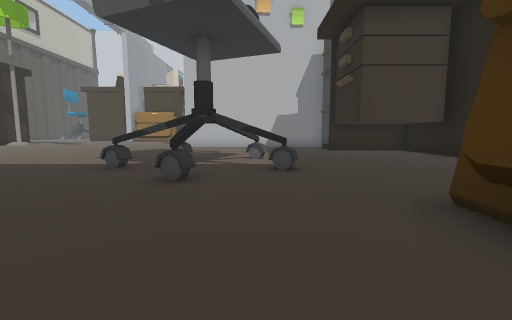
[1] (above)

24 first-person views from a walk through a scene from a Unity 3-D project. The camera is 1.4 m above the floor, tilts 6° down and sees 90° across. The floor is counted in squares, 2 m on a side. Each view is taken from the middle of a square. On the plan, view 1 faces up. The plan holds only what a view shows up to about 9 squares ahead; the rest is blank. The place goes on beyond the plan. The player is left out.

[2]
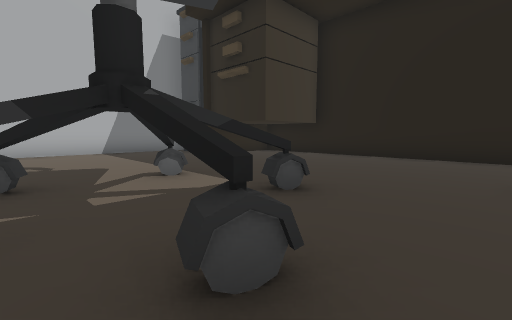

[3]
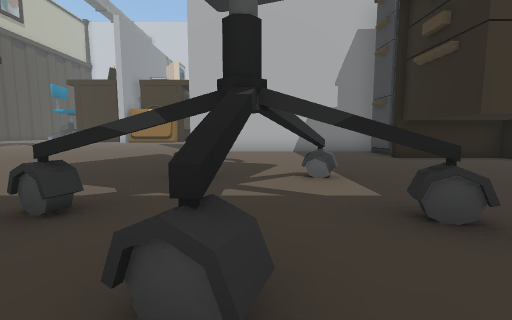

[4]
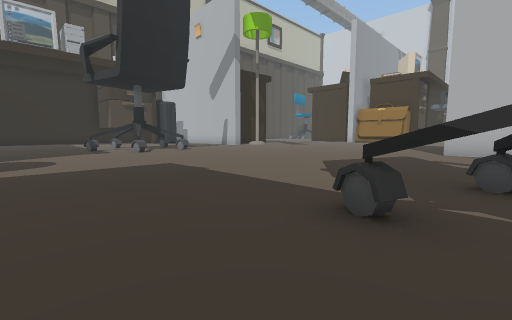

[5]
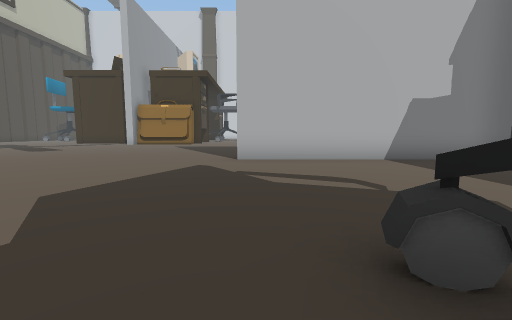

[6]
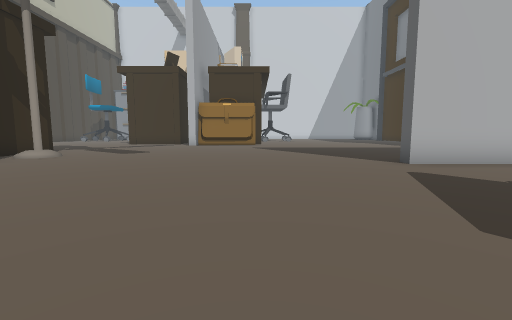

[7]
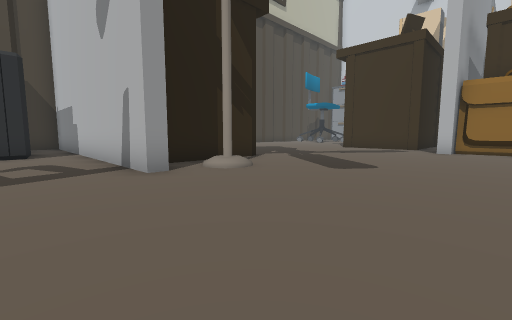

[8]
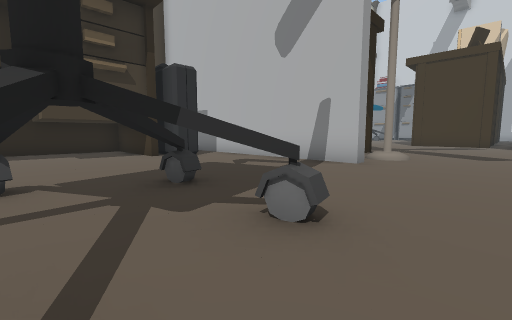

[9]
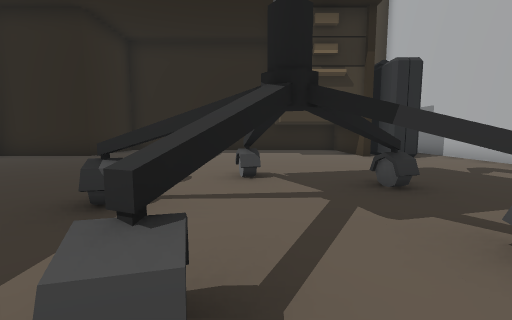

[10]
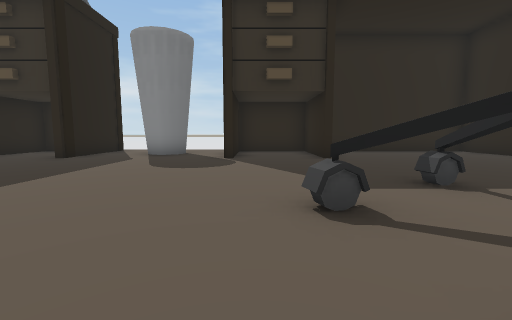

[11]
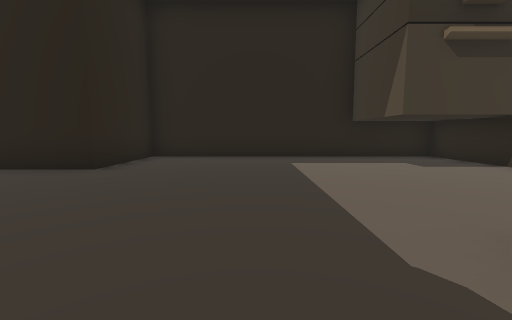

[12]
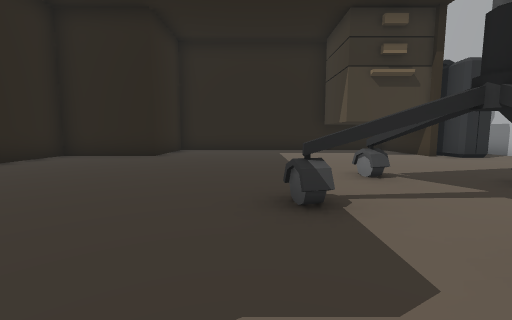

[13]
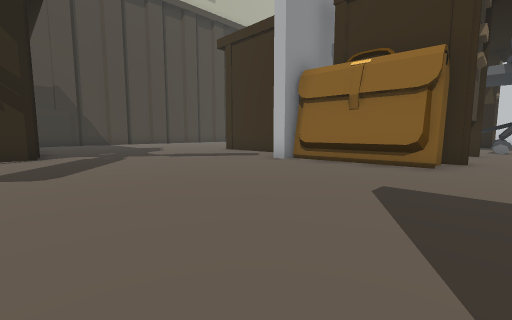

[14]
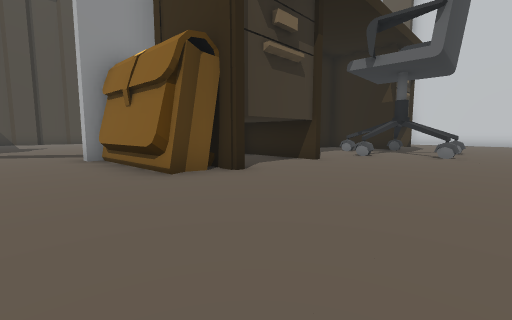

[15]
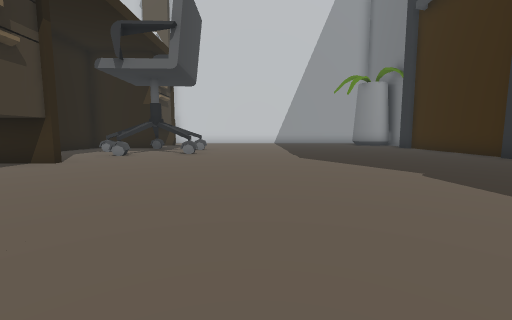

[16]
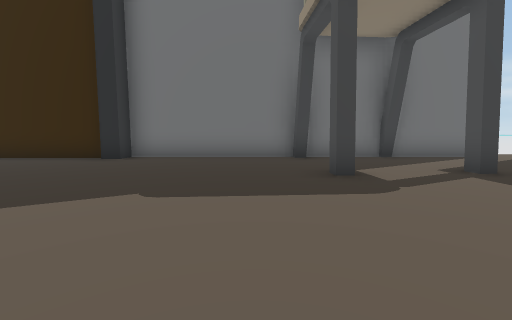

[17]
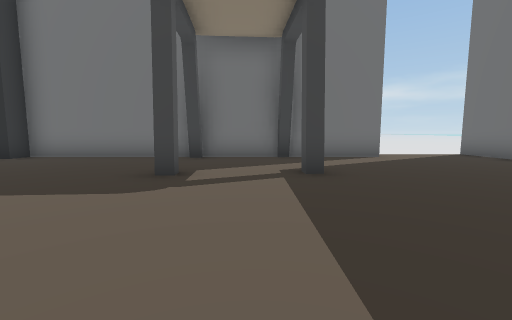

[18]
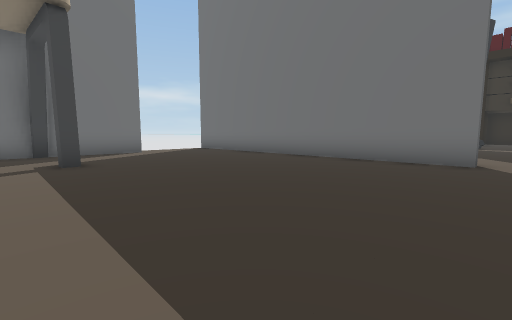

[19]
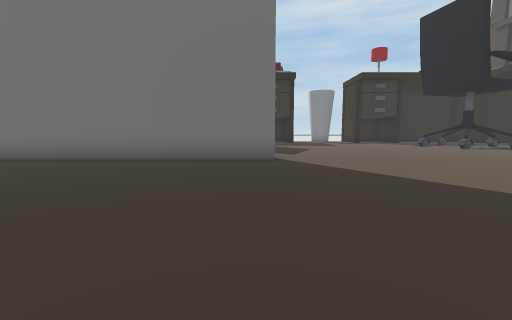

[20]
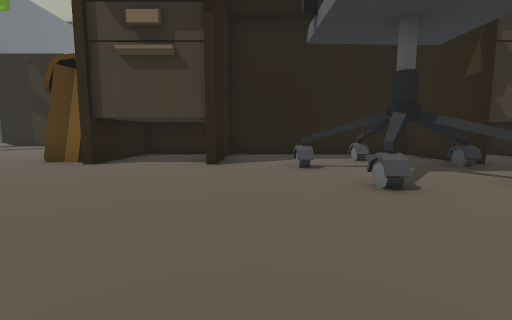

[21]
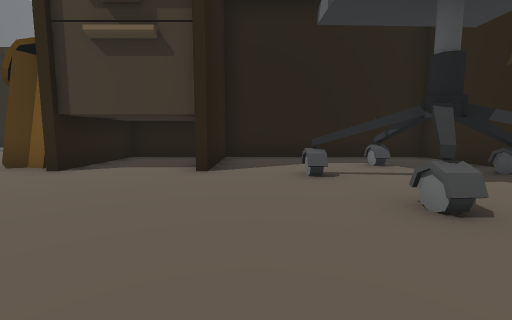

[22]
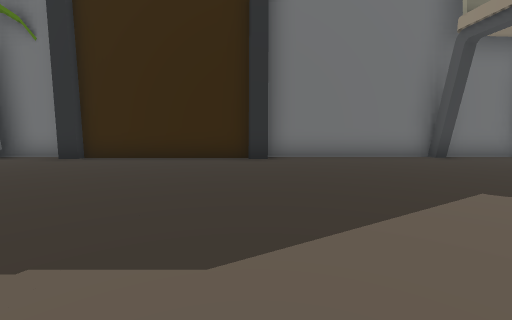

[23]
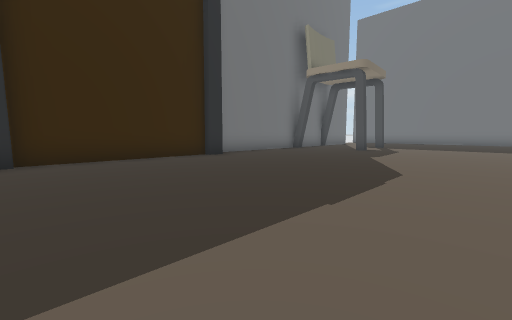

[24]
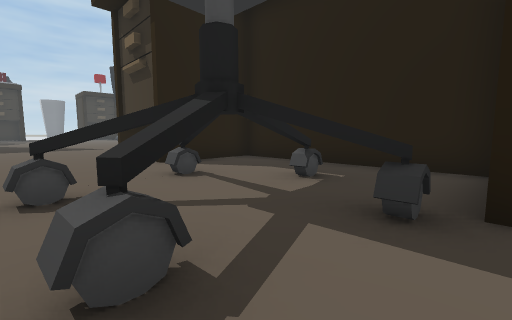

### Floor plan
Key: @ floor where view 1 was taken; # wall or solid block; . floor; = window, fence, low wall or low ledge; T thing the floor can be seen under or through; O other object.
Columns run from 22 left of view 1 to 6 right of it. Each row starts with its distance up from view 1.
 32             #####..........#
 31             #...T.#........#
 30             #..TTT.........#
 29             #...TT.........#
 28             #...T..........#
 27             #..............##
 26             ####............#
 25             #...............#
 24             #...............#
 23             ####............#
 22         ....#O#O........#...#
 21        .....................#
 20        .....................#
 19       ..................#...#
 18      .......................#
 17      .......................#
 16        #.....................
 15        ##....................
 14        ##....................
 13   #######..........##########
 12  ........................###
 11  ###O....................####
 10 ##..........................#
  9 #.......T.#.................#
  8 #.......TT..................#
  7 #......TTT#.........T.#.....#
  6 #.......T...........TT......#
  5 #..................TTTT=....#
  4 #....................#......#
  3 #...........................#
  2 ####....................#O
  1    #.....#..#.O.#..#....O
  0    #.....#..#.O.# .#  @

Positions as (right, up) in squares from view 1, and headings:
1: (0, 0), facing up
2: (-2, 3), facing up-right
3: (-1, 3), facing up
4: (-2, 3), facing up-left
5: (-3, 6), facing up
6: (-7, 7), facing up
7: (-9, 11), facing up-left
8: (-11, 7), facing up-left
9: (-11, 7), facing left
10: (-11, 9), facing down
11: (-14, 5), facing left
12: (-11, 5), facing left
13: (-6, 16), facing up-left
14: (-3, 20), facing up-left
15: (-2, 20), facing up
16: (-2, 23), facing right
17: (-2, 20), facing right
18: (-4, 20), facing down-right
19: (-3, 20), facing down
20: (-1, 27), facing left
21: (-2, 27), facing left
22: (-2, 27), facing right
23: (-2, 32), facing down-right
24: (-4, 32), facing down-left
